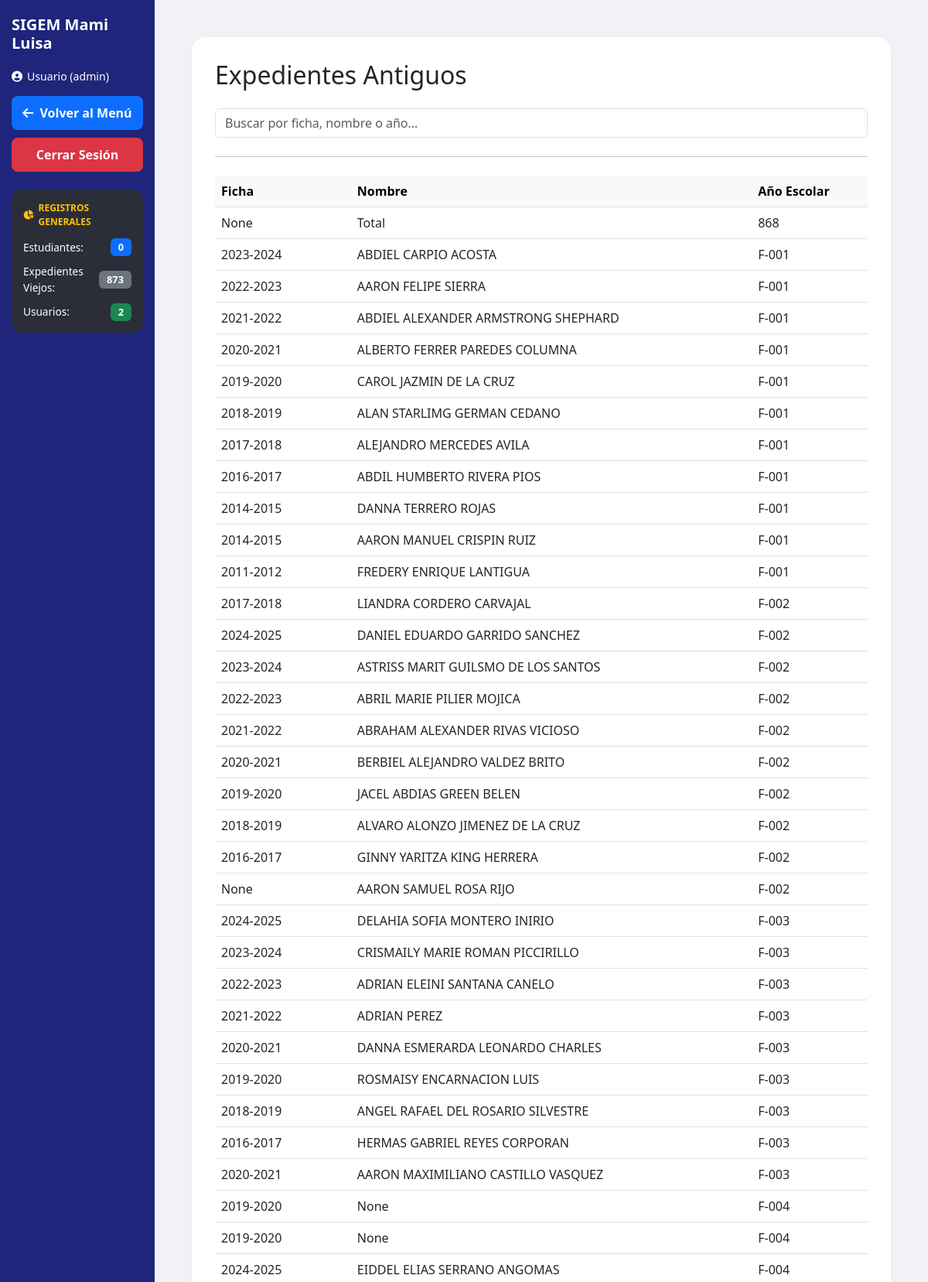
Screenshot of /expediente-viejo (signed in, upper part) with the database file from the repository.
### tables this page shows
CREATE TABLE "expedientes_viejos" (
"Unnamed: 0" REAL,
  "Unnamed: 1" REAL,
  "Unnamed: 2" REAL,
  "Unnamed: 3" TEXT,
  "Unnamed: 4" TEXT,
  "Unnamed: 5" TEXT
);

### app.py (the view)
@app.route('/expediente-viejo')
def expediente_viejo():
    if session.get('rol') not in ['oficina', 'admin']:
        flash('Acceso denegado.', 'danger')
        return redirect(url_for('menu'))
    conexion = get_db_connection()
    expedientes = conexion.execute('SELECT * FROM expedientes_viejos ORDER BY "Unnamed: 5" ASC').fetchall()
    total_estudiantes = conexion.execute("SELECT COUNT(*) FROM inscripciones").fetchone()[0]
    total_expedientes = conexion.execute("SELECT COUNT(*) FROM expedientes_viejos").fetchone()[0]
    total_usuarios = conexion.execute("SELECT COUNT(*) FROM usuarios").fetchone()[0]
    conexion.close()
    return render_template('expediente_viejos.html',
                           expedientes=expedientes,
                           total_estudiantes=total_estudiantes,
                           total_expedientes=total_expedientes,
                           total_usuarios=total_usuarios)

### app.py (called while the page is built)
def get_db_connection():
    conn = sqlite3.connect('sigem_ml.db')
    conn.row_factory = sqlite3.Row
    return conn

### templates/expediente_viejos.html (shortened to what this page needs)
<!DOCTYPE html>
<html lang="es">
<head>
    <link href="https://cdn.jsdelivr.net/npm/bootstrap@5.3.0/dist/css/bootstrap.min.css" rel="stylesheet">
    <link rel="stylesheet" href="https://cdnjs.cloudflare.com/ajax/libs/font-awesome/6.4.0/css/all.min.css">
</head>
<body>
<div class="container-fluid p-0">
    <div class="row g-0">
        <div class="col-md-3 col-lg-2 sidebar">
            <h4>SIGEM Mami Luisa</h4>
            <div class="user-info">
                <i class="fas fa-user-circle"></i>
                <span>{{ session.get('username', 'Usuario') }} ({{ session.get('rol', 'admin') }})</span>
            </div>
            <a href="/menu_viejo" class="btn-sidebar-back">
                <i class="fas fa-arrow-left me-1"></i> Volver al Menú
            </a>
            <a href="/logout" class="btn-sidebar-logout">
                Cerrar Sesión
            </a>
            <div class="stats-card mt-2">
                <div class="stats-title">
                    <i class="fas fa-chart-pie"></i> REGISTROS GENERALES
                </div>
                <div class="stat-item">
                    <span>Estudiantes:</span>
                    <span class="badge-count badge-blue">{{ total_estudiantes if total_estudiantes is defined else 3 }}</span>
                </div>
                <div class="stat-item">
                    <span>Expedientes Viejos:</span>
                    <span class="badge-count badge-grey">{{ total_expedientes if total_expedientes is defined else 873 }}</span>
                </div>
                <div class="stat-item">
                    <span>Usuarios:</span>
                    <span class="badge-count badge-green">{{ total_usuarios if total_usuarios is defined else 2 }}</span>
                </div>
            </div>
        </div>
        <div class="col-md-9 col-lg-10 p-5">
            <div class="menu-card">
                <h2 class="mb-4">Expedientes Antiguos</h2>
                <div class="row g-3 mb-4">
                    <div class="col-md-12">
                        <input type="text" id="buscadorExpediente" class="form-control" placeholder="Buscar por ficha, nombre o año...">
                    </div>
                </div>
                <hr class="my-4">
                <div class="table-responsive">
                    <table class="table table-hover" id="tablaExpedientes">
                        <thead class="table-light">
                            <tr>
                                <th>Ficha</th>
                                <th>Nombre</th>
                                <th>Año Escolar</th>
                            </tr>
                        </thead>
                        <tbody>
                            {% for exp in expedientes %}
                            <tr>
                                <td>{{ exp['Unnamed: 4'] }}</td>
                                <td>{{ exp['Unnamed: 3'] }}</td>
                                <td>{{ exp['Unnamed: 5'] }}</td>
                            </tr>
                            {% else %}
                            <tr>
                                <td colspan="3" class="text-center text-muted">No hay expedientes viejos registrados.</td>
                            </tr>
                            {% endfor %}
                        </tbody>
                    </table>
                </div>
            </div>
        </div>
    </div>
</div>
</body>
</html>

### templates/expediente_viejos.html (style rules this page uses)
:root { --primary-color: #1e257a; }
body { background-color: #f0f2f5; font-family: 'Segoe UI', Tahoma, Geneva, Verdana, sans-serif; }
.sidebar { background: var(--primary-color); color: white; min-height: 100vh; padding: 20px 15px; display: flex; flex-direction: column; }
.sidebar h4 { font-weight: 700; font-size: 1.25rem; margin-bottom: 20px; }
.user-info { font-size: 0.88rem; margin-bottom: 15px; display: flex; align-items: center; gap: 6px; }
.stats-card { background-color: #2b2e38; border-radius: 12px; padding: 15px; margin-bottom: 20px; }
.stats-title { color: #ffc107; font-size: 0.75rem; font-weight: 700; text-transform: uppercase; margin-bottom: 12px; display: flex; align-items: center; gap: 6px; }
.stat-item { display: flex; justify-content: space-between; align-items: center; margin-bottom: 10px; font-size: 0.85rem; }
.stat-item:last-child { margin-bottom: 0; }
.badge-count { border-radius: 6px; padding: 2px 10px; font-weight: bold; font-size: 0.8rem; }
.badge-blue { background-color: #0d6efd; color: white; }
.badge-grey { background-color: #6c757d; color: white; }
.badge-green { background-color: #198754; color: white; }
.btn-sidebar-back { background-color: #0d6efd; color: white; border: none; border-radius: 8px; padding: 10px; font-weight: 600; text-align: center; text-decoration: none; display: block; margin-bottom: 10px; }
.btn-sidebar-logout { background-color: #dc3545; color: white; border: none; border-radius: 8px; padding: 10px; font-weight: 600; text-align: center; text-decoration: none; display: block; margin-bottom: 15px; }
.menu-card { background: white; border-radius: 18px; border: none; padding: 30px; box-shadow: 0 4px 12px rgba(0,0,0,0.03); }

### rows the page displays
expedientes_viejos: exp "None", exp "Total", exp "868"
expedientes_viejos: exp "2023-2024", exp "ABDIEL CARPIO ACOSTA", exp "F-001"
expedientes_viejos: exp "2022-2023", exp "AARON FELIPE SIERRA", exp "F-001"
expedientes_viejos: exp "2021-2022", exp "ABDIEL ALEXANDER ARMSTRONG SHEPHARD", exp "F-001"
expedientes_viejos: exp "2020-2021", exp "ALBERTO FERRER PAREDES COLUMNA", exp "F-001"
expedientes_viejos: exp "2019-2020", exp "CAROL JAZMIN DE LA CRUZ", exp "F-001"
expedientes_viejos: exp "2018-2019", exp "ALAN STARLIMG GERMAN CEDANO", exp "F-001"
expedientes_viejos: exp "2017-2018", exp "ALEJANDRO MERCEDES AVILA", exp "F-001"
expedientes_viejos: exp "2016-2017", exp "ABDIL HUMBERTO RIVERA PIOS", exp "F-001"
expedientes_viejos: exp "2014-2015", exp "DANNA TERRERO ROJAS", exp "F-001"
expedientes_viejos: exp "2014-2015", exp "AARON MANUEL CRISPIN RUIZ", exp "F-001"
expedientes_viejos: exp "2011-2012", exp "FREDERY ENRIQUE LANTIGUA", exp "F-001"
expedientes_viejos: exp "2017-2018", exp "LIANDRA CORDERO CARVAJAL", exp "F-002"
expedientes_viejos: exp "2024-2025", exp "DANIEL EDUARDO GARRIDO SANCHEZ", exp "F-002"
expedientes_viejos: exp "2023-2024", exp "ASTRISS MARIT GUILSMO DE LOS SANTOS", exp "F-002"
expedientes_viejos: exp "2022-2023", exp "ABRIL MARIE PILIER MOJICA", exp "F-002"
expedientes_viejos: exp "2021-2022", exp "ABRAHAM ALEXANDER RIVAS VICIOSO", exp "F-002"
expedientes_viejos: exp "2020-2021", exp "BERBIEL ALEJANDRO VALDEZ BRITO", exp "F-002"
expedientes_viejos: exp "2019-2020", exp "JACEL ABDIAS GREEN BELEN", exp "F-002"
expedientes_viejos: exp "2018-2019", exp "ALVARO ALONZO JIMENEZ DE LA CRUZ", exp "F-002"
expedientes_viejos: exp "2016-2017", exp "GINNY YARITZA KING HERRERA", exp "F-002"
expedientes_viejos: exp "None", exp "AARON SAMUEL ROSA RIJO", exp "F-002"
expedientes_viejos: exp "2024-2025", exp "DELAHIA SOFIA MONTERO INIRIO", exp "F-003"
expedientes_viejos: exp "2023-2024", exp "CRISMAILY MARIE ROMAN PICCIRILLO", exp "F-003"
expedientes_viejos: exp "2022-2023", exp "ADRIAN ELEINI SANTANA CANELO", exp "F-003"
expedientes_viejos: exp "2021-2022", exp "ADRIAN PEREZ", exp "F-003"
expedientes_viejos: exp "2020-2021", exp "DANNA ESMERARDA LEONARDO CHARLES", exp "F-003"
expedientes_viejos: exp "2019-2020", exp "ROSMAISY ENCARNACION LUIS", exp "F-003"
expedientes_viejos: exp "2018-2019", exp "ANGEL RAFAEL DEL ROSARIO SILVESTRE", exp "F-003"
expedientes_viejos: exp "2016-2017", exp "HERMAS GABRIEL REYES CORPORAN", exp "F-003"
expedientes_viejos: exp "2020-2021", exp "AARON MAXIMILIANO CASTILLO VASQUEZ", exp "F-003"
expedientes_viejos: exp "2019-2020", exp "None", exp "F-004"
expedientes_viejos: exp "2019-2020", exp "None", exp "F-004"
expedientes_viejos: exp "2024-2025", exp "EIDDEL ELIAS SERRANO ANGOMAS", exp "F-004"

### other values shown
{{ session.get('username', 'Usuario') }} "Usuario"
{{ session.get('rol', 'admin') }} "admin"
{{ total_estudiantes if total_estudiantes is defined else 3 }} "0"
{{ total_expedientes if total_expedientes is defined else 873 }} "873"
{{ total_usuarios if total_usuarios is defined else 2 }} "2"
